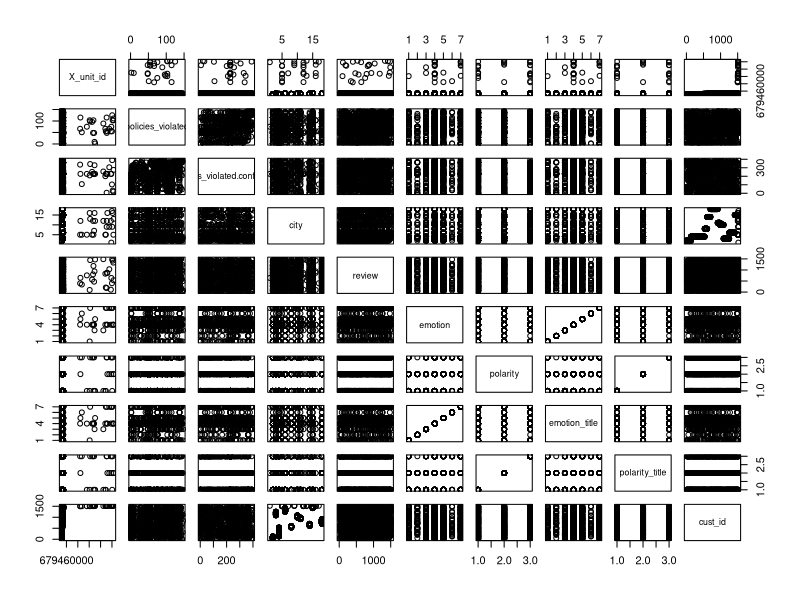

This figure's R source: (Note: this script raises an error after producing the figure.)
library(e1071)
library(MASS)
data<-read.csv("sentimentanalysis.csv")
plot(data)

plot(data$emotion ,data$policies_violated,col=data$polarity)
s<-sample(1525,1200)
col<-c("emotion","policies_violated","polarity")
train<-data[s,col]
test<-data[-s,col]
svmfit<-svm(polarity~.,data=train,kernal="linear",cost=.1,scale=FALSE)
print(svmfit)
plot(svmfit,train[,col])

plot(iris)
plot(iris$Petal.Length,iris$Petal.Width,col=iris$Species)
s<-sample(150,100)
col<-c("Petal.Length","Petal.Width","Species")
train<-iris[s,col]
test<-iris[-s,col]
svm<-svm(Species~.,data=train,kernal="linear",cost=.1,scale=FALSE)
print(svm)
plot(svm,train[,col])

